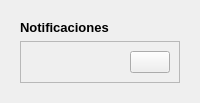
        <widget class="QCustomSlideMenu" name="popupNotificationContainer" native="true">
         <layout class="QVBoxLayout" name="verticalLayout_19">
          <item>
           <widget class="QWidget" name="popupNotificationSubContainer" native="true">
            <layout class="QVBoxLayout" name="verticalLayout_20">
             <item alignment="Qt::AlignLeft">
              <widget class="QLabel" name="label_12">
               <property name="font">
                <font>
                 <pointsize>10</pointsize>
                 <weight>75</weight>
                 <bold>true</bold>
                </font>
               </property>
               <property name="text">
                <string>Notificaciones</string>
               </property>
              </widget>
             </item>
             <item>
              <widget class="QFrame" name="frame_8">
               <property name="frameShape">
                <enum>QFrame::StyledPanel</enum>
               </property>
               <property name="frameShadow">
                <enum>QFrame::Raised</enum>
               </property>
               <layout class="QHBoxLayout" name="horizontalLayout_9">
                <item alignment="Qt::AlignRight|Qt::AlignBottom">
                 <widget class="QPushButton" name="closeNotificationBtn">
                  <property name="text">
                   <string/>
                  </property>
                  <property name="icon">
                   <iconset resource="resources.qrc">
                    <normaloff>:/icons/icons/x-octagon.svg</normaloff>:/icons/icons/x-octagon.svg</iconset>
                  </property>
                  <property name="iconSize">
                   <size>
                    <width>24</width>
                    <height>24</height>
                   </size>
                  </property>
                 </widget>
                </item>
               </layout>
              </widget>
             </item>
            </layout>
           </widget>
          </item>
         </layout>
        </widget>
